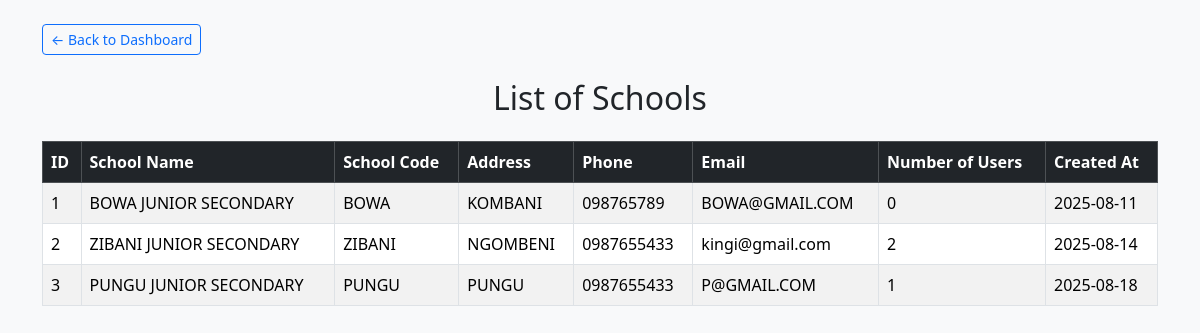
The page /manager/view_schools.php (signed in) on the database its author committed.
### tables this page shows
CREATE TABLE `school` (
  `id` int(11) NOT NULL,
  `school_name` varchar(100) NOT NULL,
  `school_code` varchar(50) NOT NULL,
  `address` text NOT NULL,
  `phone` varchar(25) NOT NULL,
  `email` varchar(100) NOT NULL,
  `created_at` date NOT NULL DEFAULT current_timestamp()
);

### manager/view_schools.php (the view, shortened to what this page needs)
<?php
include 'db.php';
$query = "
    SELECT s.*,
           COUNT(u.id) AS user_count
    FROM school s
    LEFT JOIN users u
           ON u.school_id = s.id AND u.role != 'User'
    GROUP BY s.id
    ORDER BY s.created_at ASC
";
$result = mysqli_query($conn, $query);
?>
<!DOCTYPE html>
<html lang="en">
<head>
    <link href="https://cdn.jsdelivr.net/npm/bootstrap@5.3.2/dist/css/bootstrap.min.css" rel="stylesheet">
</head>
<body class="bg-light">
<div class="container mt-4">
<a href="dashboard.php" class="btn btn-outline-primary mb-4 btn-sm">
    &larr; Back to Dashboard
</a>
    <h2 class="mb-4 text-center">List of Schools</h2>
    <div class="table-responsive">
        <table class="table table-bordered table-striped table-hover">
            <thead class="table-dark">
                <tr>
                    <th>ID</th>
                    <th>School Name</th>
                    <th>School Code</th>
                    <th>Address</th>
                    <th>Phone</th>
                    <th>Email</th>
                    <th>Number of Users</th>
                    <th>Created At</th>
                </tr>
            </thead>
            <tbody>
                <?php while ($school = mysqli_fetch_assoc($result)) { ?>
                    <tr>
                        <td><?= $school['id'] ?></td>
                        <td><?= htmlspecialchars($school['school_name']) ?></td>
                        <td><?= htmlspecialchars($school['school_code']) ?></td>
                        <td><?= htmlspecialchars($school['address']) ?></td>
                        <td><?= htmlspecialchars($school['phone']) ?></td>
                        <td><?= htmlspecialchars($school['email']) ?></td>
                        <td><?= $school['user_count'] ?></td>
                        <td><?= $school['created_at'] ?></td>
                    </tr>
                <?php } ?>
            </tbody>
        </table>
    </div>
</div>
</body>
</html>

### rows shown on the page
school: id "1", school_name "BOWA JUNIOR SECONDARY", school_code "BOWA", address "KOMBANI", phone "098765789", email "BOWA@GMAIL.COM", user_count "0", created_at "2025-08-11"
school: id "2", school_name "ZIBANI JUNIOR SECONDARY", school_code "ZIBANI", address "NGOMBENI", phone "0987655433", email "kingi@gmail.com", user_count "2", created_at "2025-08-14"
school: id "3", school_name "PUNGU JUNIOR SECONDARY", school_code "PUNGU", address "PUNGU", phone "0987655433", email "P@GMAIL.COM", user_count "1", created_at "2025-08-18"
